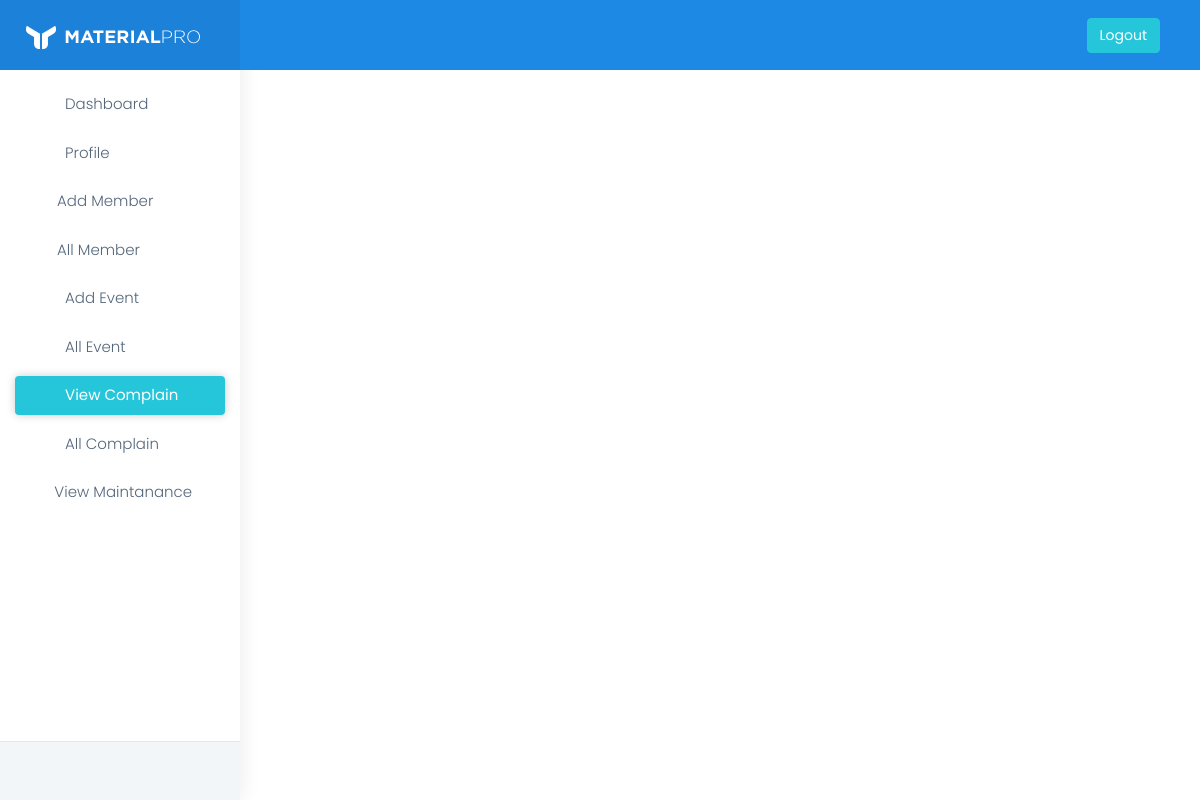
/sec/view-complain/, run on an earlier commit of the app's database.
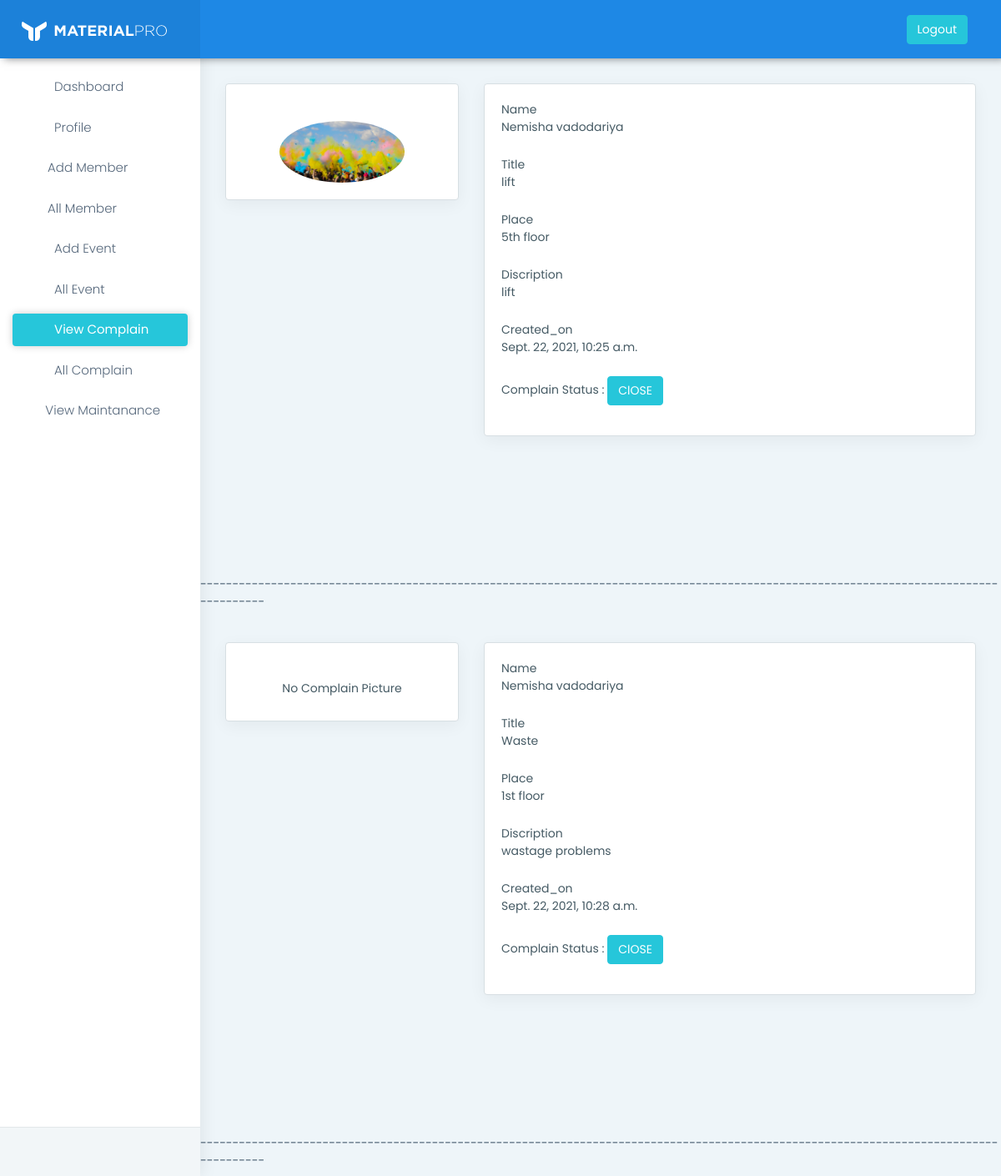
And on a later commit of the database.
### flatholder/models.py (models this page shows, shortened)
class Complain(models.Model):
    uid=models.ForeignKey(Userf,on_delete=models.CASCADE)
    title=models.CharField(max_length=100)
    place=models.CharField(max_length=50)
    dis=models.TextField()
    creted_on=models.DateTimeField(auto_now_add=True)
    cpic=models.FileField(upload_to='Complain',blank=True,null=True)
    status=models.CharField(default='OPEN',max_length=50)

class Userf(models.Model):
    fname = models.CharField(max_length=200)
    lname = models.CharField(max_length=100)
    email = models.EmailField()
    mobile = models.CharField(max_length=100)
    address = models.TextField()
    password = models.CharField(max_length=100)
    birth = models.DateField()
    occupation = models.CharField(max_length=100,default='')
    pic = models.FileField(upload_to='holderpic/',blank=True,null=True)
    role = models.CharField(default='user',max_length=50)

### myapp/views.py (the view)
# urls.py: path('view-complain/',views.view_complain,name='view-complain'),
def view_complain(request):
	complains=models.Complain.objects.all()
	return render(request,'view-complain.html',{'complains':complains})

### myapp/templates/view-complain.html (shortened to what the changed rows need)
{% extends 'header.html' %}
{% load static %}
{% block content %}
<!DOCTYPE html>
<html dir="ltr" lang="en">
            {% for complain in complains %}
            {% if complain.status == 'OPEN' %}
            <div class="container-fluid">
                <div class="row">
                    <div class="col-lg-4 col-xlg-3 col-md-5">
                        <div class="card">
                            {% if complain.cpic %}
                            <div class="card-body profile-card">
                                <center class="mt-4"> <img src="{{complain.cpic.url}}"
                                        class="rounded-circle" width="150" />
                                </center>
                            </div>
                            {% else %}
                            <div class="card-body profile-card">
                                <center class="mt-4">
                                    <label>No Complain Picture</label>
                                </center>
                            </div>
                            {% endif %}
                        </div>
                    </div>
                    <div class="col-lg-8 col-xlg-9 col-md-7">
                        <div class="card">
                            <div class="card-body">
                                    <div class="form-group">
                                        <label class="col-md-12 mb-0">Name</label>
                                        <div class="col-md-12">
                                            <label>{{complain.uid.fname}}   {{complain.uid.lname}}</label>
                                        </div>
                                    </div>
                                    <div class="form-group">
                                        <label class="col-md-12 mb-0">Title</label>
                                        <div class="col-md-12">
                                            <label>{{complain.title}}</label>
                                        </div>
                                    </div>
                                    <div class="form-group">
                                        <label class="col-md-12 mb-0">Place</label>
                                        <div class="col-md-12">
                                            <label>{{complain.place}}</label>
                                        </div>
                                    </div>
                                    <div class="form-group">
                                        <label class="col-md-12 mb-0">Discription</label>
                                        <div class="col-md-12">
                                            <label>{{complain.dis}}</label>
                                        </div>
                                    </div>
                                    <div class="form-group">
                                        <label class="col-md-12 mb-0">Created_on</label>
                                        <div class="col-md-12">
                                            <label>{{complain.creted_on}}</label>
                                        </div>
                                    </div>
                                    {% if complain.status == 'OPEN' %}
                                    <div class="form-group">
                                        <label >Complain Status :</label>
                                        <a href="{% url 'complain-status' complain.id %}">
                                            <button class="btn btn-success mx-auto mx-md-0 text-white">
                                                ClOSE
                                            </button></a>
                                    </div>
                                    {% endif %}
                            </div>
                        </div>
                    </div>
                </div>
            </div>
            <label>--------------------------------------------------------------------------------------------------------------------------------------</label>
            {% endif %}
            {% endfor %}
        </div>
    </div>
{% endblock %}

What changed in the data, as far as the page shows it:
added Complain: cpic (picture), uid.fname "Nemisha", uid.lname "vadodariya", title "lift", place "5th floor", dis "lift", creted_on "Sept. 22, 2021, 10:25 a.m.", shows "Complain Status :", status "ClOSE"
added Complain: cpic "No Complain Picture", uid.fname "Nemisha", uid.lname "vadodariya", title "Waste", place "1st floor", dis "wastage problems", creted_on "Sept. 22, 2021, 10:28 a.m.", shows "Complain Status :", status "ClOSE"
